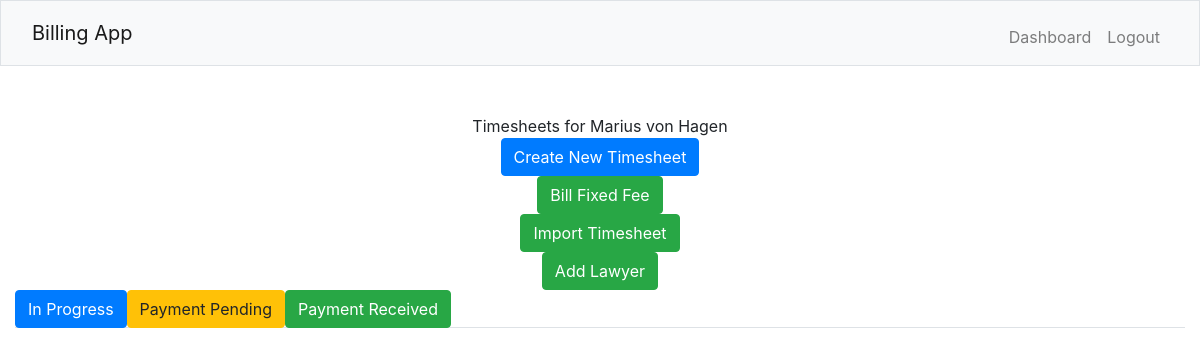
Before: /clients/1 (signed in) with the older database file.
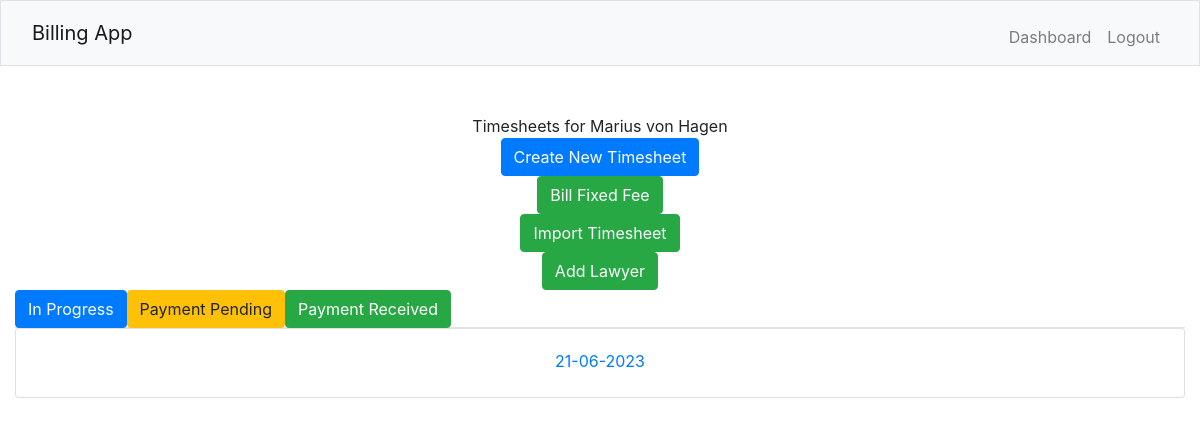
After: the same page with the newer database file.
### tables this page shows
CREATE TABLE clients(id INTEGER PRIMARY KEY AUTOINCREMENT NOT NULL, name TEXT NOT NULL, email TEXT NOT NULL, in_progress INTEGER NOT NULL DEFAULT 0, payment_pending INTEGER NOT NULL DEFAULT 0, payment_received INTEGER NOT NULL DEFAULT 0, firm INTEGER NOT NULL DEFAULT 1);

CREATE TABLE timesheets(id INTEGER PRIMARY KEY AUTOINCREMENT NOT NULL, client_id INTEGER NOT NULL, status INTEGER NOT NULL, created DATETIME NOT NULL, firm INTEGER NOT NULL DEFAULT 1, FOREIGN KEY (client_id) REFERENCES clients(id), FOREIGN KEY (status) REFERENCES status_list(id));

### app.py (the view)
@app.route("/clients/<id>", methods=["GET"])
@login_required
def client(id):
    connection = sqlite3.connect("database.db")
    connection.row_factory = sqlite3.Row
    cursor = connection.cursor()
    user_id = session["user_id"]
    user_firm = cursor.execute("SELECT firm FROM users WHERE id = ?", [user_id]).fetchone()["firm"]
    rel = cursor.execute("SELECT * FROM users_clients WHERE user_id = ? AND client_id = ?", [user_id, id]).fetchall()
    if len(rel) != 0:
        client_info = cursor.execute("SELECT * FROM clients WHERE id = ?", [id]).fetchone()
        client = {}
        client["name"] = client_info["name"]
        client["id"] = client_info["id"]
        client["email"] = client_info["email"]
        in_progress_rows = cursor.execute("SELECT * FROM timesheets WHERE client_id = ? AND status = 1", [client_info["id"]]).fetchall()
        in_progress_timesheets = []
        for row in in_progress_rows:
            in_progress_timesheet = {}
            in_progress_timesheet["id"] = row["id"]
            in_progress_timesheet["created"] = row["created"]
            in_progress_timesheets.append(in_progress_timesheet)
        payment_pending_rows = cursor.execute("SELECT * FROM timesheets WHERE client_id = ? AND status = 2", [client_info["id"]]).fetchall()
        payment_pending_timesheets = []
        for row in payment_pending_rows:
            payment_pending_timesheet = {}
            payment_pending_timesheet["id"] = row["id"]
            payment_pending_timesheet["created"] = row["created"]
            payment_pending_timesheets.append(payment_pending_timesheet)
        payment_received_rows = cursor.execute("SELECT * FROM timesheets WHERE client_id = ? AND status = 3", [client_info["id"]]).fetchall()
        payment_received_timesheets = []
        for row in payment_received_rows:
            payment_received_timesheet = {}
            payment_received_timesheet["id"] = row["id"]
            payment_received_timesheet["created"] = row["created"]
            payment_received_timesheets.append(payment_received_timesheet)
        lawyer_rows = cursor.execute("SELECT * FROM users WHERE firm = ?", [user_firm]).fetchall()
        lawyers = []
        for row in lawyer_rows:
            if row["id"] != user_id:
                lawyer = {}
                lawyer["id"] = row["id"]
                lawyer["name"] = row["name"]
                lawyers.append(lawyer)
        fixed_fee_rows = cursor.execute("SELECT * FROM fixed_fees WHERE firm = ?", [user_firm]).fetchall()
        fixed_fees = []
        for row in fixed_fee_rows:
            fixed_fee = {}
            fixed_fee["id"] = row["id"]
            fixed_fee["description"] = row["description"]
            fixed_fee["amount"] = row["amount"]
            fixed_fees.append(fixed_fee)
        connection.close()
        return render_template("client.html", client=client,
                            in_progress_timesheets=in_progress_timesheets,
                            payment_pending_timesheets=payment_pending_timesheets,
                            payment_received_timesheets=payment_received_timesheets,
                            lawyers=lawyers,
                            fixed_fees = fixed_fees)
    else:
        flash("You are not authorised to view this client's timesheets!")
        return redirect(url_for("home"))

### helpers.py (called while the page is built)
def login_required(f):
    @wraps(f)
    def decorated_function(*args, **kwargs):
        if session.get("user_id") is None:
            return redirect("/login")
        return f(*args, **kwargs)
    return decorated_function

### templates/client.html (shortened to what this page needs)
{% extends "layout.html" %}
{% block main %}
    <div>
        Timesheets for {{ client["name"] }}
    </div>
    <button type="button" class="btn btn-primary" data-bs-toggle="modal" data-bs-target="#createNewTimesheetModal">
        Create New Timesheet
    </button>
    <button type="button" class="btn btn-success" data-bs-toggle="modal" data-bs-target="#billFixedFeeModal">
        Bill Fixed Fee
    </button>
    <button type="button" class="btn btn-success" data-bs-toggle="modal" data-bs-target="#importExcelModal">
        Import Timesheet
    </button>
    <button type="button" class="btn btn-success" data-bs-toggle="modal" data-bs-target="#addLawyerModal">
        Add Lawyer
    </button>
    <ul class="nav nav-tabs">
        <li class="nav-item">
            <button type="button" id="in-progress" class="btn btn-primary">In Progress</button>
        </li>
        <li class="nav-item">
            <button type="button" id="payment-pending" class="btn btn-warning">Payment Pending</button>
        </li>
        <li class="nav-item">
            <button type="button" id="payment-received" class="btn btn-success">Payment Received</button>
        </li>
      </ul>
    <div id="in-progress-view">
        {% for timesheet in in_progress_timesheets %}
            <div class="card" style="height:70px">
                <div class="card-body">
                    <a href="{{ url_for('timesheet', id=timesheet['id']) }}" class="stretched-link">{{ timesheet["created"] }}</a>
                </div>
            </div>
        {% endfor %}
    </div>
{% endblock %}

### templates/layout.html (shortened to what this page needs)
<!DOCTYPE html>
<html lang="en">
    <head>
        <link rel="stylesheet" href="https://cdn.jsdelivr.net/npm/bootstrap@4.1.3/dist/css/bootstrap.min.css">
    </head>
    <body>
        <nav class="bg-light border navbar navbar-expand-md navbar-light">
            <div class="container-fluid">
                <a class="navbar-brand" href="/">Billing App</a>
                <div class="collapse navbar-collapse" id="navbar">
                    {% if session["user_id"] %}
                        <ul class="navbar-nav ml-auto mt-2">
                            <li class="nav-item"><a class="nav-link" href="/dashboard">Dashboard</a></li>
                            <li class="nav-item"><a class="nav-link" href="/logout">Logout</a></li>
                        </ul>
                    {% else %}
                        <ul class="navbar-nav ml-auto mt-2">
                            <li class="nav-item"><a class="nav-link" href="/register">Register</a></li>
                            <li class="nav-item"><a class="nav-link" href="/login">Login</a></li>
                        </ul>
                    {% endif %}
                </div>
            </div>
        </nav>
        <main class="container-fluid py-5 text-center">
            {% block main %}{% endblock %}
        </main>
    </body>
</html>

Changed rows visible on the page:
added timesheets: created "21-06-2023"
